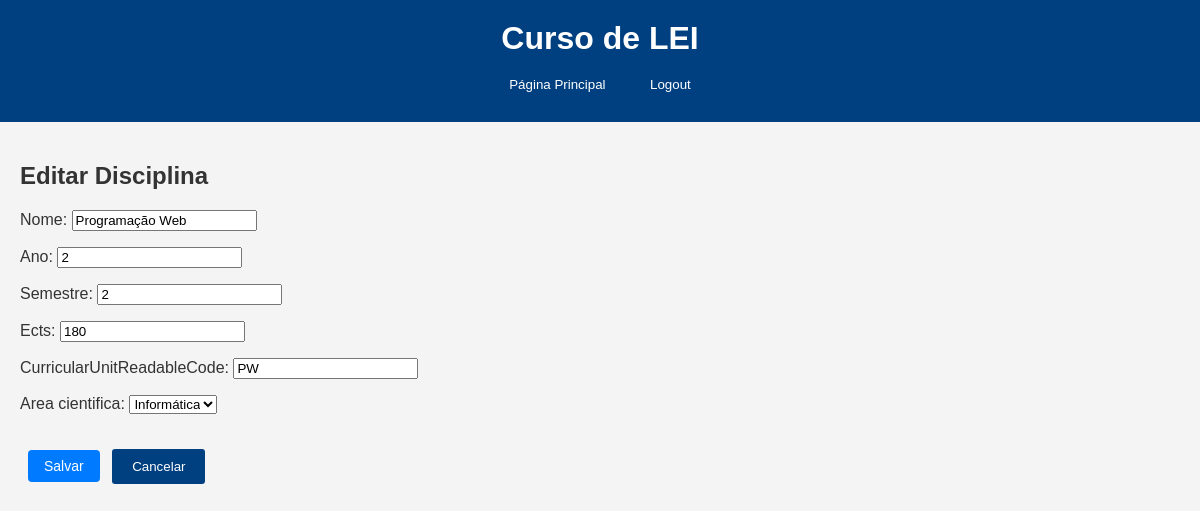
Page /cursos/edita-disciplina/1/ (signed in) on the committed database.
### lusofona/models.py (models this page shows, shortened)
class Disciplina(models.Model):
    id = models.AutoField(primary_key=True)
    nome = models.CharField(max_length=100)
    ano = models.PositiveIntegerField()
    semestre = models.PositiveIntegerField()
    ects = models.PositiveIntegerField()
    curricularUnitReadableCode = models.CharField(max_length=100)
    area_cientifica = models.ForeignKey(AreaCientifica, on_delete=models.CASCADE)

class AreaCientifica(models.Model):
    id = models.AutoField(primary_key=True)
    nome = models.CharField(max_length=100)
    def __str__(self):
        return self.nome

### lusofona/views.py (the view)
# urls.py: path('edita-disciplina/<int:disciplina_id>/', views.edita_disciplina_view, name='edita_disciplina'),
@login_required
def edita_disciplina_view(request, disciplina_id):
    disciplina = Disciplina.objects.get(id=disciplina_id)
    form = DisciplinaForm(request.POST or None, instance=disciplina)
    if form.is_valid():
        form.save()
        return redirect('disciplina_view', disciplina_id=disciplina.id)
    return render(request, 'curso/edita_disciplina.html', {'form': form, 'disciplina': disciplina})

### lusofona/forms.py
class DisciplinaForm(forms.ModelForm):
    class Meta:
        model = Disciplina
        fields = ['nome', 'ano', 'semestre', 'ects', 'curricularUnitReadableCode', 'area_cientifica']

### lusofona/templates/curso/edita_disciplina.html (shortened to what this page needs)
{% extends 'curso/layout.html' %}
{% block content %}
    <h2>Editar Disciplina</h2>
    <form method="post" action="{% url 'cursos:edita_disciplina' disciplina.id %}">
        {{ form.as_p }}
        <button type="submit" class="btn-edit">Salvar</button>
        <a href="{% url 'cursos:disciplina' disciplina.id %}"><button type="button" class="btn-cancel">Cancelar</button></a>
    </form>
{% endblock %}

### static/lusofona/estilo.css (style rules this page uses)
body { margin: 0; font-family: Arial, sans-serif; background-color: #f4f4f4; color: #333; }
button { background-color: #004080; color: #fff; border: none; padding: 10px 20px; cursor: pointer; border-radius: 3px; margin-top: 10px; }
.btn-add, .btn-edit, .btn-delete { display: inline-block; padding: 8px 16px; margin-top: 20px; margin-right: 8px; margin-bottom: 8px; font-size: 14px; color: #fff; background-color: #007bff; border: none; border-radius: 4px; cursor: pointer; text-decoration: none; }
.btn-edit, .btn-delete { margin-left: 8px; }

### rows in the picture
Disciplina: nome "Programação Web", ano "2", semestre "2", ects "180", curricularUnitReadableCode "PW", area_cientifica "Informática"
